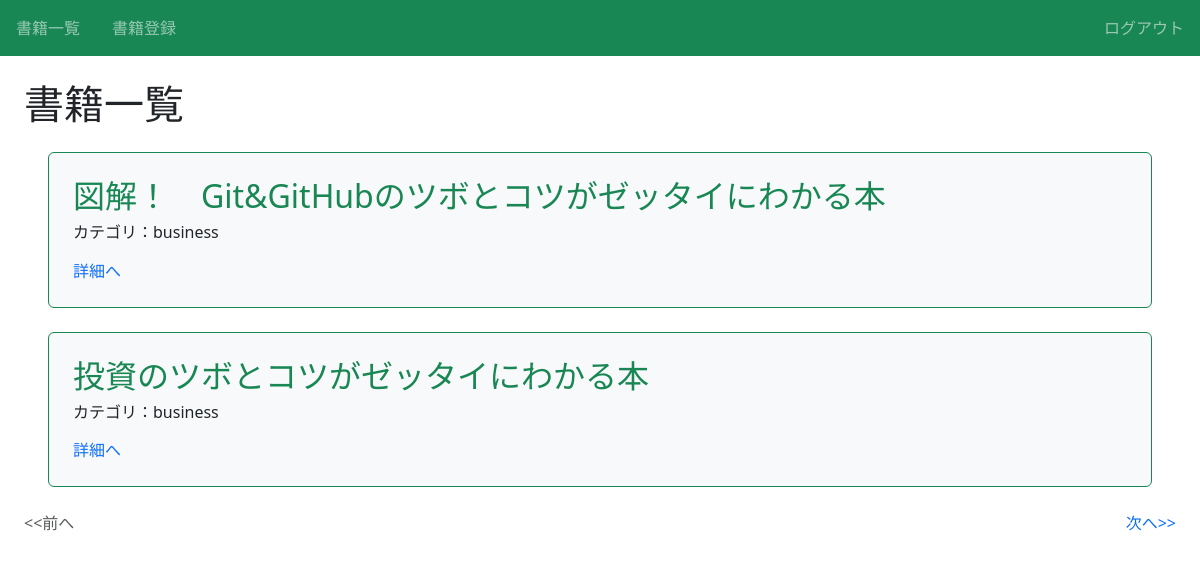
Page /book/ (signed in) on the committed database.
### book/models.py (models this page shows, shortened)
class Book(models.Model):
    title = models.CharField(max_length=100)
    text = models.TextField()
    thumbnail = models.ImageField(null=True, blank=True)
    category = models.CharField(
        max_length=100,
        choices = CATEGORY
    )
    user = models.ForeignKey('auth.User', on_delete=models.CASCADE)

### book/views.py (the view)
# urls.py: path('book/', views.ListBookView.as_view(), name='list-book'),
class ListBookView(LoginRequiredMixin, ListView):
    template_name = 'book/book_list.html'
    model = Book
    paginate_by = ITEM_PER_PAGE

### book/templates/book/book_list.html (shortened to what this page needs)
{% extends 'base.html' %}
{% block h1 %}書籍一覧{% endblock %}
{% block content %}
    {% for item in object_list %}
    <div class="p-4 m-4 bg-light border border-success rounded">
        <h2 class="text-success">{{ item.title }}</h2>
        <h6>カテゴリ：{{ item.category }}</h6>
        <div class="mt-3">
            <a href="{% url 'detail-book' item.pk %}">詳細へ</a>
        </div>
    </div>
    {% endfor %}
    {% include 'book/components/pagination.html' %}
{% endblock content %}

### book/static/book/css/style.css (style rules this page uses)
a { text-decoration: none; }

### rows in the picture
Book: title "図解！ Git&GitHubのツボとコツがゼッタイにわかる本", category "business"
Book: title "投資のツボとコツがゼッタイにわかる本", category "business"
